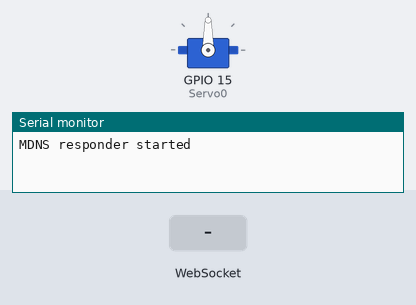
Simulated run of this sketch. Board: ESP8266 (NodeMCU). Shown: servo, the last lines printed to the serial monitor. Inputs (shaded band) come from the test bench. WiFi joins after 1.5 s; servers stay silent unless stated.

Above: at 2.7 s.
2.8 s: WebSocket text "#" received
At 4.0 s:
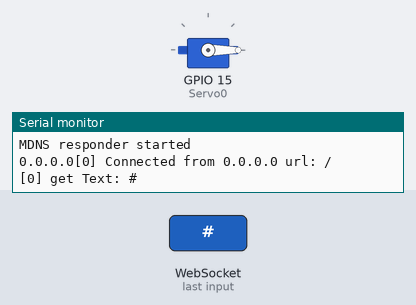
4.3 s: WebSocket text "5" received
Timing chart, 0 to 7.3 s (numbered marks = the images above; inputs shaded):
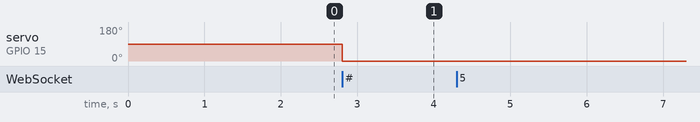

Measured:
- after the input at 2.8 s, servo on GPIO 15 (Servo0): 90° → 0° at once

The sketch:

ESP8266_STA_Ws_1_Servo_1_Slider.ino
```cpp
/*
 * servo on D8=GPIO15
 * controlled with slider
 */
#include <Servo.h>
Servo Servo0;

#include <Arduino.h>

#include <ESP8266WiFi.h>
#include <ESP8266WiFiMulti.h>
#include <WebSocketsServer.h>
#include <ESP8266WebServer.h>
#include <ESP8266mDNS.h>
#include <Hash.h>

#define USE_SERIAL Serial

ESP8266WiFiMulti WiFiMulti;

ESP8266WebServer server(80);
WebSocketsServer webSocket = WebSocketsServer(81);

void webSocketEvent(uint8_t num, WStype_t type, uint8_t * payload, size_t length) {

    switch(type) {
            case WStype_DISCONNECTED:
            USE_SERIAL.printf("[%u] Disconnected!\n", num);
            break;


        case WStype_CONNECTED: {
            IPAddress ip = webSocket.remoteIP(num);
            Serial.print(ip);
            USE_SERIAL.printf("[%u] Connected from %d.%d.%d.%d url: %s\n", num, ip[0], ip[1], ip[2], ip[3], payload);

            // send message to client
            webSocket.sendTXT(num, "Connected");
        }
          //optional
            break;
        case WStype_TEXT:
            USE_SERIAL.printf("[%u] get Text: %s\n", num, payload);

            if(payload[0] == '#') {

                uint32_t rgbs = (uint32_t) strtol((const char *) &payload[1], NULL, 16);
  Servo0.write(((rgbs >> 0) & 0xFF));
            }
            break;
            }
            }

  void setup() {

    Servo0.attach(15);

    USE_SERIAL.begin(115200);

    WiFiMulti.addAP("nume router", "router password");


    while(WiFiMulti.run() != WL_CONNECTED) {

        delay(100);
    }

    // start webSocket server
    webSocket.begin();
    webSocket.onEvent(webSocketEvent);

    if(MDNS.begin("esp8266")) {
        USE_SERIAL.println("MDNS responder started");
    }

    // handle index
    server.on("/", []() {
        server.send(200, "text/html", "<html><center><head><script>var connection = new WebSocket('ws://'+location.hostname+':81/', ['arduino']);connection.onopen = function () {  connection.send('Connect ' + new Date()); }; connection.onerror = function (error) {    console.log('WebSocket Error ', error);};connection.onmessage = function (e) {  console.log('Server: ', e.data);};function sendrgbs() {  var r = parseInt(document.getElementById('r').value).toString(16);                                                                        if(r.length < 2) { r = '0' + r; }                                           var rgbs = '#'+r;      console.log('rgbs: ' + rgbs); connection.send(rgbs); }</script></head><body>  LED Control:<br/><br/>      R: <input id=\"r\" type=\"range\" min=\"0\" max=\"255\" step=\"1\" oninput=\"sendrgbs();\" /><br/><br/></body></html>");
    });

    server.begin();
    // Add service to MDNS
    MDNS.addService("http", "tcp", 80);
    MDNS.addService("ws", "tcp", 81);
}

void loop() {
    webSocket.loop();
    server.handleClient();
}
```
